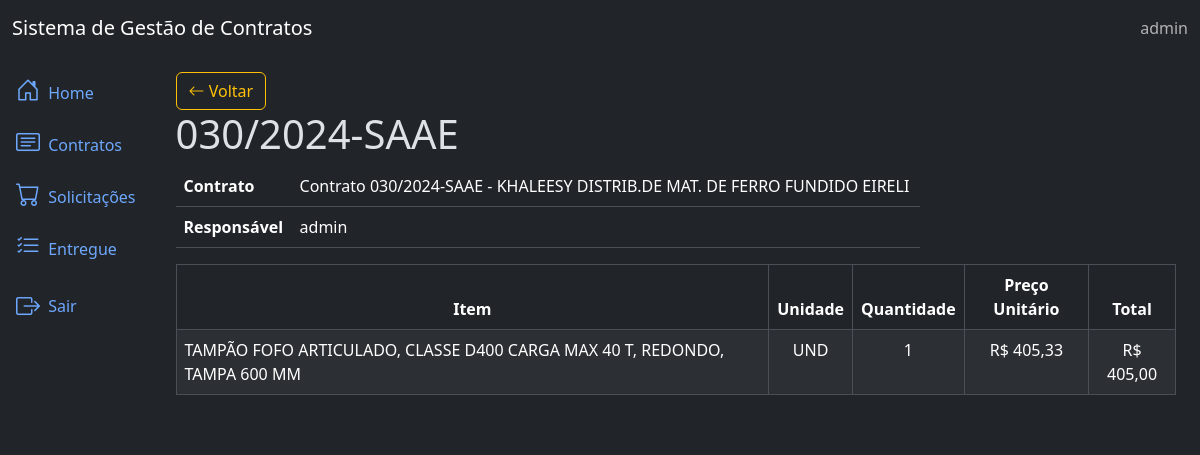
The page /requisitions/1/detail/ (signed in) on the database its author committed.
### app/accounts/models.py (models this page shows)
class CustomUser(AbstractUser):
    cpf = models.CharField('CPF', max_length=14, unique=True, blank=True, null=True)
    registration = models.CharField('Matrícula', max_length=20,  blank=True, null=True)
    phone = models.CharField('Contato', max_length=20, blank=True, null=True)
    def __str__(self):
        return self.username

### app/requisitions/models.py (models this page shows, shortened)
class Requisition(TimeStampedModel):
    contract = models.ForeignKey(Contract, on_delete=models.CASCADE)
    requested_by = models.ForeignKey(settings.AUTH_USER_MODEL, on_delete=models.PROTECT, related_name='requisitions')
    def __str__(self):
        return self.contract.number

class ItemRequesition(models.Model):
    requisition = models.ForeignKey(Requisition, on_delete=models.CASCADE, related_name='itens_requisition')
    contract_item = models.ForeignKey(ItemContract, on_delete=models.PROTECT)
    quantity = models.PositiveIntegerField('Quantidade')

### app/contracts/models.py (models this page shows, shortened)
class Contract(TimeStampedModel):
    bidding = models.ForeignKey(Bidding, on_delete=models.SET_NULL, null=True, blank=True, related_name='biddings', verbose_name='Licitação')
    supplier = models.ForeignKey(Supplier, on_delete=models.CASCADE, null=True, blank=True, related_name='suppliers', verbose_name='Fornecedor')
    manager = models.ForeignKey(settings.AUTH_USER_MODEL, on_delete=models.CASCADE, null=True, blank=True, related_name='managers', verbose_name='Gestor')
    inspector = models.ForeignKey(settings.AUTH_USER_MODEL, on_delete=models.CASCADE, null=True, blank=True, related_name='inspectors', verbose_name='Fiscal')
    number = models.CharField('Número', max_length=20)
    target = models.TextField('Objeto')
    assignature_data = models.DateField('Data da assinatura')
    start_date = models.DateField('Data inicial')
    end_date = models.DateField('Data final')
    value = models.DecimalField('Valor total', max_digits=15, decimal_places=2 , default=0)
    class Meta:
        ordering = ('number',)
        verbose_name_plural = 'Contratos'
    def __str__(self):
        return f"Contrato {self.number} - {self.supplier.name}"

class ItemContract(models.Model):
    contract = models.ForeignKey(Contract, on_delete=models.CASCADE, related_name='items')
    especification = models.TextField('Especificação',)
    unit = models.CharField('Unidade',max_length=20)
    quantity = models.PositiveIntegerField('Quantidade')
    unit_price = models.DecimalField('Preço unitário', max_digits=15, decimal_places=2)
    @property
    def formatted_unit_price(self):
        return f"R$ {self.unit_price:,.2f}".replace(",", "X").replace(".", ",").replace("X", ".")

### app/suppliers/models.py (models this page shows, shortened)
class Supplier(TimeStampedModel):
    name = models.CharField('empresa', max_length = 200)
    cnpj = models.CharField('cnpj', max_length = 17)
    representative = models.CharField('representante', max_length = 200, null=True, blank=True)
    phone = models.CharField('contato', max_length = 15, null=True, blank=True)
    rg = models.CharField('rg', max_length = 13, null=True, blank=True)
    cpf = models.CharField('cpf', max_length = 11, null=True, blank=True)
    class Meta:
        ordering = ['name']
        verbose_name_plural = 'Fornecedores'

### app/requisitions/views.py (the view)
# urls.py: path('<int:pk>/detail/', v.RequisitionDetailView.as_view(), name='requisition_detail'),
class RequisitionDetailView(LoginRequiredMixin, DetailView):
    model = Requisition
    template_name = 'requisition_detail.html'

### app/requisitions/templates/requisition_detail.html
{% extends "base.html" %}
{% block content %}
<a href="{% url 'requisitions:requisition_list' %} " class="btn btn-outline-warning">
  <i class="bi bi-arrow-left"></i> Voltar
</a>
<h1>{{ object }}</h1>
<div class="row">
  <div class="col-sm-9">
    <table class="table table-user-information">
      <tbody>
        <tr>
          <th class="text-right">Contrato</th>
          <td>{{ object.contract }}</td>
        </tr>
        <tr>
          <th class="text-right">Responsável </th>
          <td>{{ object.requested_by }}</td>
        </tr>
      </tbody>
    </table>
  </div>
  <div class="table-responsive">
    <table class="table table-striped table-bordered">
      <thead class="thead-dark">
        <tr>
          <th class="text-center">Item</th>
          <th class="text-center">Unidade</th>
          <th class="text-center">Quantidade</th>
          <th class="text-center">Preço Unitário</th>
          <th class="text-center">Total</th>
        </tr>
      </thead>
      <body>
        {% for item in object.itens_requisition.all %}
          <tr>
            <td>{{ item.contract_item.especification }}</td>
            <td class="text-center">{{ item.contract_item.unit }}</td>
            <td class="text-center">{{ item.quantity }}</td>
            <td class="text-center">{{ item.contract_item.formatted_unit_price }}</td>
            <td class="text-center">
              {% widthratio item.quantity 1 item.contract_item.unit_price as total %}
              R$ {{ total|floatformat:2 }}
            </td>
          </tr>
        {% endfor %}
      </body>
    </table>
  </div>
</div>
{% endblock %}

### app/base/templates/components/_header.html
<nav class="navbar navbar-expand-lg navbar-light bg-dark">
  {% if user.is_authenticated %}
  <div class="container-fluid">
    <a class="navbar-brand text-white" href="/admin/">Sistema de Gestão de Contratos </a>
    <span class="navbar-text">{{request.user}}</span>
  </div>
  {% else %}
    <span class="navbar-text"></span>
  {% endif %}
</nav>

### rows shown on the page
CustomUser: user "admin"
Requisition: contract.number "030/2024-SAAE", contract "Contrato 030/2024-SAAE - KHALEESY DISTRIB.DE MAT. DE FERRO FUNDIDO EIRELI", requested_by "admin"
ItemRequesition: contract_item.especification "TAMPÃO FOFO ARTICULADO, CLASSE D400 CARGA MAX 40 T, REDONDO, TAMPA 600 MM", contract_item.unit "UND", quantity "1", contract_item.formatted_unit_price "R$ 405,33", total "405,00"
